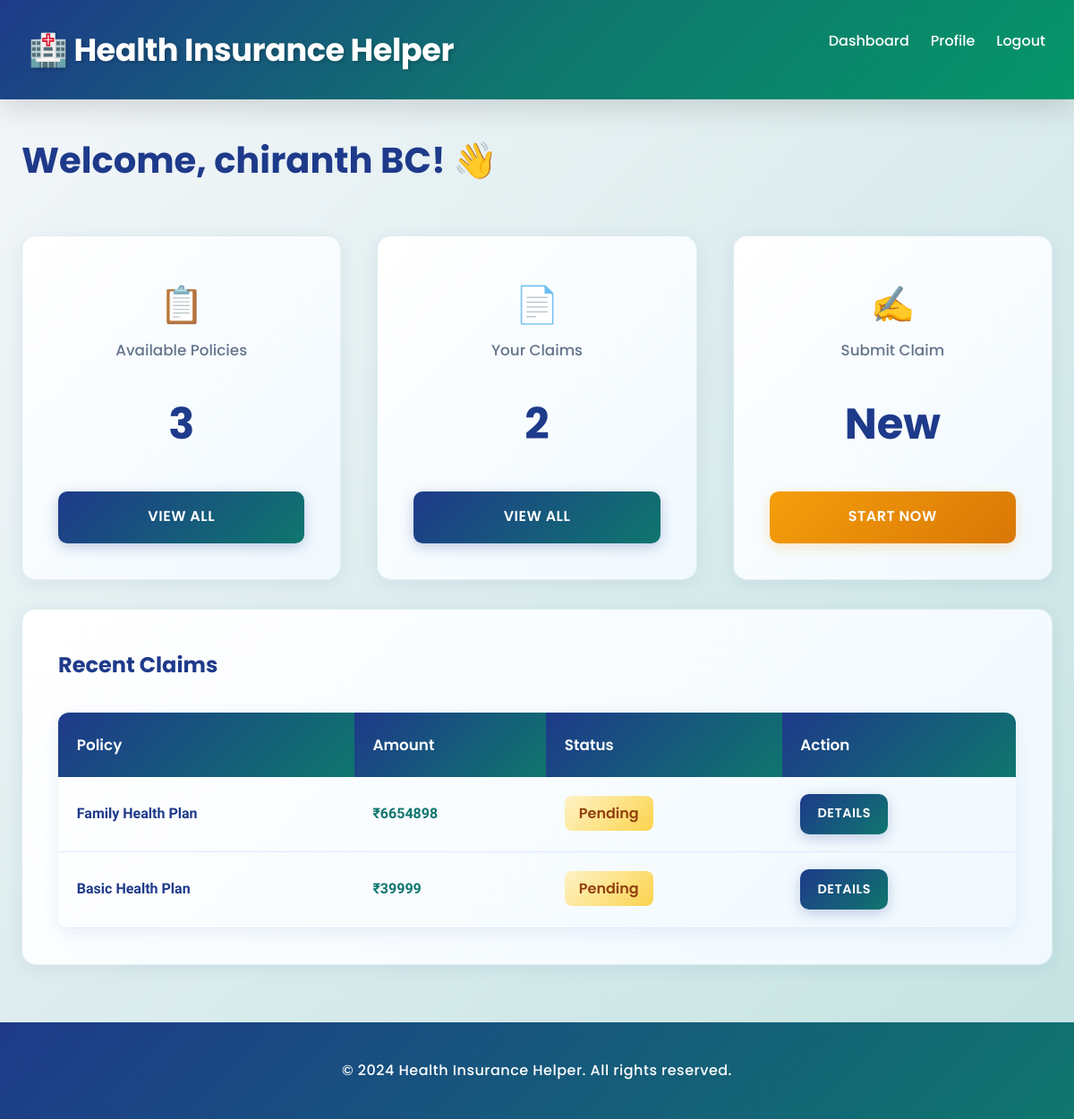
Page /dashboard/ (signed in) on the earlier database version.
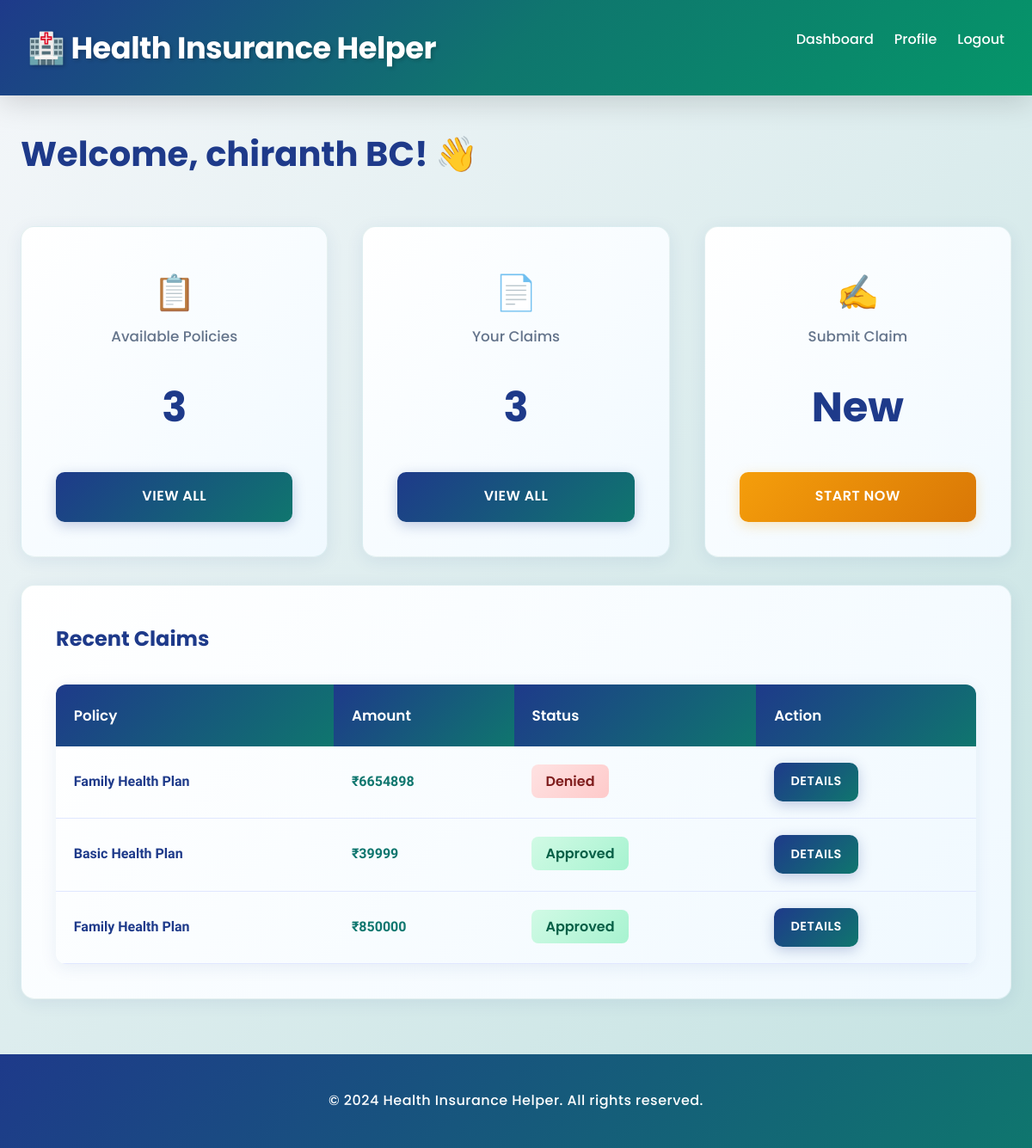
Same page on the later database version.
### insurance_app/models.py (models this page shows, shortened)
class Claim(models.Model):
    STATUS_CHOICES = [
        ('Pending', 'Pending'),
        ('Approved', 'Approved'),
        ('Denied', 'Denied'),
    ]
    user = models.ForeignKey(User, on_delete=models.CASCADE)
    policy = models.ForeignKey(Policy, on_delete=models.CASCADE)
    claim_amount = models.IntegerField()
    status = models.CharField(max_length=50, choices=STATUS_CHOICES, default='Pending')

class Policy(models.Model):
    POLICY_TYPES = [
        ('Basic', 'Basic'),
        ('Premium', 'Premium'),
        ('Family', 'Family'),
    ]
    name = models.CharField(max_length=100)
    policy_type = models.CharField(max_length=50, choices=POLICY_TYPES)
    coverage_amount = models.IntegerField()
    premium = models.IntegerField()

### insurance_app/views.py (the view)
# urls.py: path('dashboard/', views.dashboard, name='dashboard'),
@login_required(login_url='login')
def dashboard(request):
    if request.user.is_staff:
        return redirect('admin_dashboard')
    user_policies = Policy.objects.all()
    user_claims = Claim.objects.filter(user=request.user)
    context = {
        'policies': user_policies,
        'claims': user_claims,
    }
    return render(request, 'insurance_app/dashboard.html', context)

### insurance_app/templates/insurance_app/dashboard.html (shortened to what this page needs)
{% extends "insurance_app/base.html" %}
{% block content %}
<h2 style="margin-bottom: 3rem; color: #1e3a8a; font-family: 'Poppins', sans-serif; font-weight: 700; font-size: 2.5rem;">Welcome, {{ user.first_name|default:user.username }}! 👋</h2>
<div class="stats">
    <div class="stat-card">
        <p style="font-size: 2.5rem;">📋</p>
        <p>Available Policies</p>
        <h3>{{ policies.count }}</h3>
        <a href="{% url 'policy_list' %}" class="btn" style="margin-top: 1.5rem; width: 100%; text-align: center;">View All</a>
    </div>
    <div class="stat-card">
        <p style="font-size: 2.5rem;">📄</p>
        <p>Your Claims</p>
        <h3>{{ claims.count }}</h3>
        <a href="{% url 'claim_list' %}" class="btn" style="margin-top: 1.5rem; width: 100%; text-align: center;">View All</a>
    </div>
    <div class="stat-card">
        <p style="font-size: 2.5rem;">✍️</p>
        <p>Submit Claim</p>
        <h3>New</h3>
        <a href="{% url 'submit_claim' %}" class="btn btn-secondary" style="margin-top: 1.5rem; width: 100%; text-align: center;">Start Now</a>
    </div>
</div>
<div class="card">
    <h3 style="margin-bottom: 2rem; color: #1e3a8a; font-family: 'Poppins', sans-serif; font-weight: 700; font-size: 1.5rem;">Recent Claims</h3>
    {% if claims %}
        <table>
            <thead>
                <tr>
                    <th>Policy</th>
                    <th>Amount</th>
                    <th>Status</th>
                    <th>Action</th>
                </tr>
            </thead>
            <tbody>
                {% for claim in claims|slice:":5" %}
                    <tr>
                        <td><strong style="color: #1e3a8a;">{{ claim.policy.name }}</strong></td>
                        <td style="color: #0f766e; font-weight: 600;">₹{{ claim.claim_amount }}</td>
                        <td>
                            {% if claim.status == 'Approved' %}
                                <span style="padding: 0.5rem 1rem; border-radius: 8px; font-weight: 600; font-family: 'Poppins', sans-serif; background: linear-gradient(135deg, #d1fae5 0%, #a7f3d0 100%); color: #065f46;">{{ claim.status }}</span>
                            {% elif claim.status == 'Denied' %}
                                <span style="padding: 0.5rem 1rem; border-radius: 8px; font-weight: 600; font-family: 'Poppins', sans-serif; background: linear-gradient(135deg, #fee2e2 0%, #fecaca 100%); color: #7f1d1d;">{{ claim.status }}</span>
                            {% else %}
                                <span style="padding: 0.5rem 1rem; border-radius: 8px; font-weight: 600; font-family: 'Poppins', sans-serif; background: linear-gradient(135deg, #fef3c7 0%, #fcd34d 100%); color: #92400e;">{{ claim.status }}</span>
                            {% endif %}
                        </td>
                        <td><a href="{% url 'claim_detail' claim.id %}" class="btn" style="padding: 0.6rem 1.2rem; font-size: 0.9rem;">Details</a></td>
                    </tr>
                {% endfor %}
            </tbody>
        </table>
    {% else %}
        <p style="text-align: center; color: #994728; font-family: 'Poppins', sans-serif; font-size: 1.1rem;">You haven't submitted any claims yet. <a href="{% url 'submit_claim' %}" style="color: #1e3a8a; font-weight: 700;">Submit your first claim</a></p>
    {% endif %}
</div>
{% endblock %}

Differences in the rows shown:
changed Claim: status "Pending" → "Denied"
changed Claim "Basic Health Plan": status "Pending" → "Approved"
added Claim: policy.name "Family Health Plan", claim_amount "850000", status "Approved"
Other differences:
{{ claims.count }}: "2" → "3"
